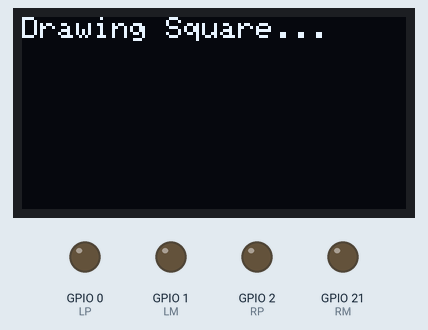
This sketch was run on a simulated ESP32-C6. On the bench: 128×64 one-colour display, output pins drawn as LEDs (lit = HIGH). The display library's start-up logo is not drawn.

Above: at 4.24 s.
At 6.3 s:
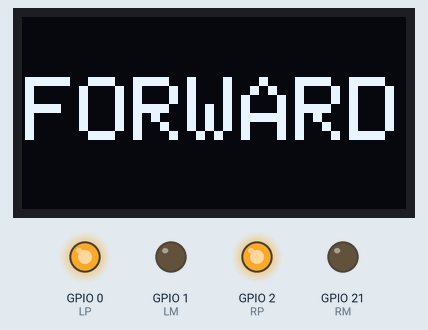
At 7.4 s:
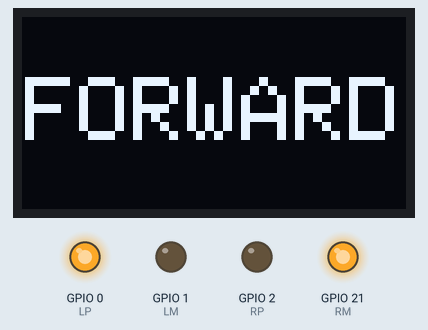
At 9.05 s:
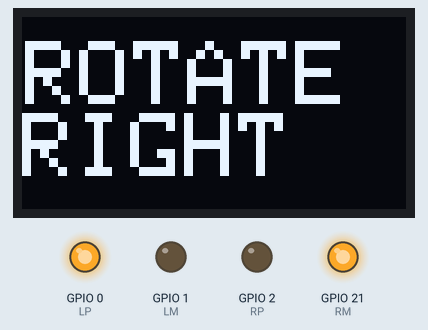
At 10.6 s:
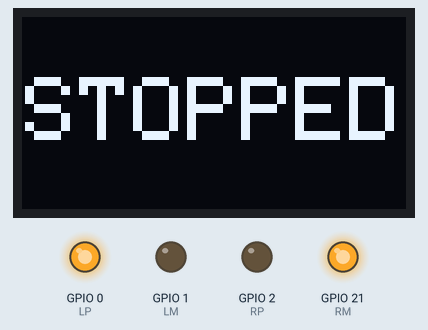
At 12.6 s:
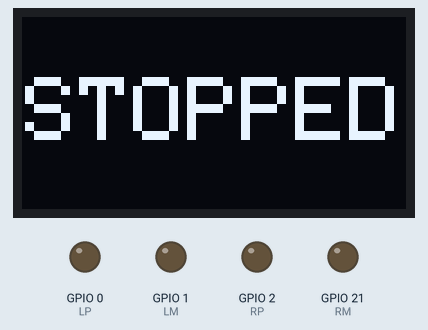
Timing chart, 0 to 14.1 s (numbered marks = the images above):
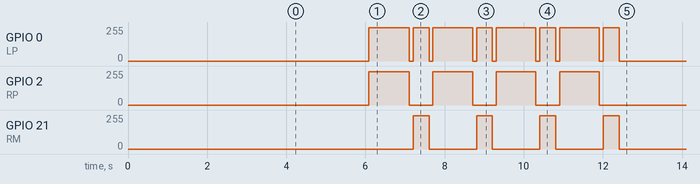

Measured:
- by itself, GPIO 0 (LP): repeats every 1.6 s: 0/255 0.10 s, 250/255 0.40 s, 0/255 0.10 s, 250/255 1.0 s, until it stays 0/255 from 12.4 s
- by itself, GPIO 2 (RP): alternates 250/255 for 1.0 s and 0/255 for 0.60 s, 8 changes in all, then stays 0/255
- by itself, GPIO 21 (RM): alternates 250/255 for 0.40 s and 0/255 for 1.2 s, 8 changes in all, then stays 0/255
- what the display in image 0 shows lasts 2.3 s, from 2.1 s to 4.4 s
- what the display in image 1 shows lasts 1.4 s, from 6.2 s to 7.6 s
- what the display in image 3 shows lasts 0.6 s, from 8.9 s to 9.5 s
- what the display in image 4 shows lasts 0.4 s, from 10.4 s to 10.8 s

The sketch:

esp32_mouse2_move_to_4_direction_and_rolate_4.ino
```cpp
//-----------------------------------------------------
// esp32_mouse2_move_to_4_direction_and_rolate.ino
//
// for XIAO ESP32C6
//
// 2025/09/28
//-----------------------------------------------------

#include <SPI.h>
#include <Wire.h>
#include <Adafruit_GFX.h>
#include <Adafruit_SSD1306.h>

#include <Ticker.h>
Ticker flipper;
float cm = 0;

String current_movement = "INITIALIZING";

#define SCREEN_WIDTH 128 // OLED display width, in pixels
#define SCREEN_HEIGHT 64 // OLED display height, in pixels

#define OLED_RESET      -1 // Reset pin # (or -1 if sharing Arduino reset pin)
#define SCREEN_ADDRESS 0x3C
Adafruit_SSD1306 display(SCREEN_WIDTH, SCREEN_HEIGHT, &Wire, OLED_RESET);

// Pins
const int TRIG_PIN = 18;
const int ECHO_PIN = 20;

const unsigned int MAX_DIST = 23200;

int LP = 0; // AIN1   LEFT PLUS
int LM = 1; // AIN2   LEFT MINUS
int RP = 2; // BIN1   RIGHT MINUS
int RM = 21; // BIN2   RIGHT PLUS

// ★★★ 修正箇所 1: 回転時間を400msに設定 ★★★
const int ROTATE_90_DELAY = 400; // 90度右回転に必要な遅延時間（ミリ秒）
const int FORWARD_DELAY = 1000; // 直進時間（ミリ秒）

void setup()
{
  Serial.begin(99600);

  // The Trigger pin will tell the sensor to range find
  pinMode(TRIG_PIN, OUTPUT);
  digitalWrite(TRIG_PIN, LOW);

  //Set Echo pin as input to measure the duration of
  //pulses coming back from the distance sensor
  pinMode(ECHO_PIN, INPUT);

  // SSD1306_SWITCHCAPVCC = generate display voltage from 3.3V internally
  if(!display.begin(SSD1306_SWITCHCAPVCC, SCREEN_ADDRESS)) {
    Serial.println(F("SSD1306 allocation failed"));
    for(;;); // Don't proceed, loop forever
  }

  // Show initial display buffer contents on the screen --
  display.display();
  delay(2000);

  // Clear the buffer
  display.clearDisplay();

  display.setTextSize(1);
  display.setTextColor(SSD1306_WHITE);
  display.setCursor(0,0);
  display.println(F("Drawing Square..."));

  display.display();
  delay(2000);

  analogWrite(LP,0);
  analogWrite(LM,0);
  analogWrite(RP,0);
  analogWrite(RM,0);

  current_movement = "STOPPED";

  // flip the pin every 0.3s
  flipper.attach(0.3, flip);
}

void loop()
{
  // 以前の ZIGZAG パターンをコメントアウト
  /* ... (コメントアウトされた ZIGZAG コード) ... */

  // ★★★ 修正箇所 2: 四角形を描く動作（直進と右回転を4回） ★★★
  current_movement = "READY TO START";
  STOP();
  delay(2000);

  for (int i = 0; i < 4; i++) {
    // 1. 直進
    FWD();
    delay(FORWARD_DELAY); // 1000ms 直進

    // 2. 停止 (スムーズな回転のために一旦停止)
    STOP();
    delay(100);

    // 3. 右回転
    RTR();
    delay(ROTATE_90_DELAY); // 400ms 右回転

    // 4. 停止 (次の直進までの間隔)
    STOP();
    delay(100);
  }

  // 4回の動作が完了したら、タスク完了
  current_movement = "TASK COMPLETE";
  STOP();
  delay(60000); // 1分間停止（事実上のプログラム終了）
}


void flip() {
  // 距離測定コードはコメントアウトのまま

  display.clearDisplay();

  // 動作ステータスを最大の文字サイズで画面中央に表示
  display.setTextColor(SSD1306_WHITE);
  display.setTextSize(3);

  int16_t x1, y1;
  uint16_t w, h;
  display.getTextBounds(current_movement, 0, 0, &x1, &y1, &w, &h);

  int x = (SCREEN_WIDTH - w) / 2;
  int y = (SCREEN_HEIGHT - h) / 2;

  display.setCursor(x, y);
  display.println(current_movement);

  display.display();
}

// モーター制御関数（current_movementの更新はそのまま）

void FWD(void) // forward
{
  analogWrite(LP,250);
  analogWrite(LM,0);
  analogWrite(RP,250);
  analogWrite(RM,0);
  current_movement = "FORWARD";
}

void BAK(void) // back
{
  analogWrite(LP,0);
  analogWrite(LM,250);
  analogWrite(RP,0);
  analogWrite(RM,250);
  current_movement = "BACKWARD";
}

void TTL(void) // trun to left
{
  analogWrite(LP,100);
  analogWrite(LM,0);
  analogWrite(RP,250);
  analogWrite(RM,0);
  current_movement = "TURN LEFT";
}

void TTR(void) // trun to right
{
  analogWrite(LP,250);
  analogWrite(LM,0);
  analogWrite(RP,100);
  analogWrite(RM,0);
  current_movement = "TURN RIGHT";
}

void RTR(void) // rotate to right
{
  analogWrite(LP,250);
  analogWrite(LM,0);
  analogWrite(RP,0);
  analogWrite(RM,250);
  current_movement = "ROTATE RIGHT";
}

void RTL(void) // rotate to left
{
  analogWrite(LP,0);
  analogWrite(LM,250);
  analogWrite(RP,250);
  analogWrite(RM,0);
  current_movement = "ROTATE LEFT";
}

void STOP(void) // stop
{
  analogWrite(LP,0);
  analogWrite(LM,0);
  analogWrite(RP,0);
  analogWrite(RM,0);
  current_movement = "STOPPED";
}

// 距離測定関数 (コメントアウトされたまま)
float dest() {
  unsigned long t1;
  unsigned long t2;
  unsigned long pulse_width;
  float current_cm;

  digitalWrite(TRIG_PIN, HIGH);
  delayMicroseconds(10);
  digitalWrite(TRIG_PIN, LOW);

  while ( digitalRead(ECHO_PIN) == 0 );

  t1 = micros();
  while ( digitalRead(ECHO_PIN) == 1);
  t2 = micros();
  pulse_width = t2 - t1;

  current_cm = pulse_width / 58.0;
  return(current_cm);
}
```
